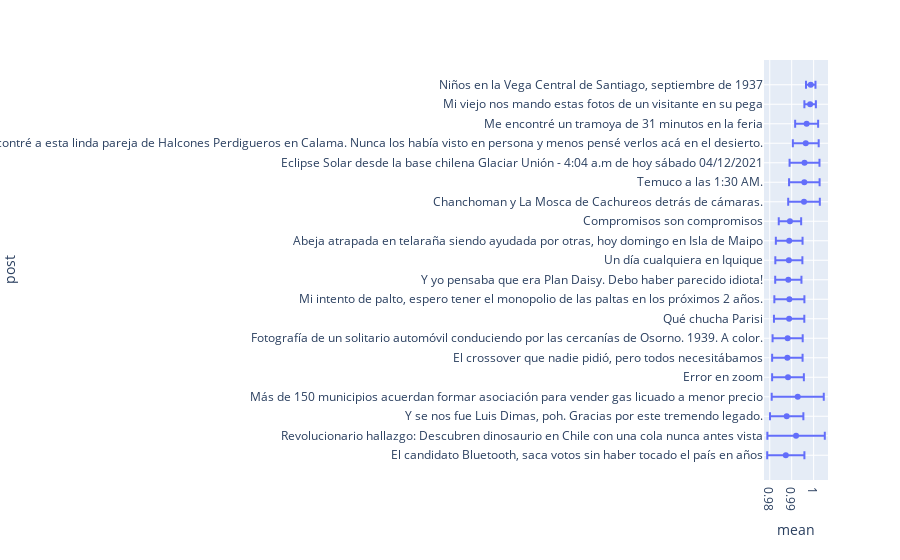

The code cell stored with this chart in its notebook:
### Markdown cell above
Llego la hora de visualizar los resultados obtenidos, para esto solo ejecute las siguientes celdas y observe lo que sucede :3. ¿Qué logra observar de los resultados?, ¿La solución resulta trivial?

En esta sección esperamos que solo comenten con lo que logran visualizar de los dataframes.

### Code cell
votos = votes[len(votes) - 1]
posteo = post[len(post) - 1]
print("lower bounds aproximados:")
posterior_mean, std_err = muSigmaConNumpy(votos)
lb = posterior_mean - std_err
print("\nTop 20 post ordenador por el limite inferior:\n")
order = np.argsort(-lb)
vote_post = {
    'Votos (+)': votos[order[:20], 0],
    'Votos (-)': votos[order[:20], 1],
    'Post': np.array(posteo)[order[:20]],
    'url': np.array(url[len(url) - 1])[order[:20]]
}
df1 = pd.DataFrame(data=vote_post)
ordered_post = df1.Post

r_order = order[::-1][-20:]
data_dic = {
    'mean': posterior_mean[r_order],
    'std_err': std_err[r_order],
    'post': ordered_post[::-1]
}
df2 = pd.DataFrame(data=data_dic)
fig = px.scatter(df2, x="mean", y="post", error_x="std_err")
fig.show()

### Figure 1 — Plotly figure (JSON) as saved in the notebook; plotly's stock layout.template omitted (floating-point values rounded to 4 significant figures)
{"data": [{"error_x": {"array": [0.008481, 0.01309, 0.007605, 0.01187, 0.007239, 0.006939, 0.006868, 0.006918, 0.006853, 0.00598, 0.006172, 0.006088, 0.00511, 0.007205, 0.006962, 0.006818, 0.005893, 0.005238, 0.002623, 0.00216]}, "hovertemplate": "mean=%{x}<br>post=%{y}<extra></extra>", "legendgroup": "", "marker": {"color": "#636efa", "symbol": "circle"}, "mode": "markers", "name": "", "orientation": "h", "showlegend": false, "type": "scatter", "x": [0.9873, 0.992, 0.9877, 0.9928, 0.9883, 0.988, 0.9881, 0.9888, 0.9889, 0.9885, 0.9887, 0.9889, 0.9892, 0.9956, 0.9958, 0.9959, 0.9964, 0.9968, 0.9984, 0.9987], "xaxis": "x", "y": ["El candidato Bluetooth, saca votos sin haber tocado el país en años", "Revolucionario hallazgo: Descubren dinosaurio en Chile con una cola nunca antes vista", "Y se nos fue Luis Dimas, poh. Gracias por este tremendo legado.", "Más de 150 municipios acuerdan formar asociación para vender gas licuado a menor precio", "Error en zoom", "El crossover que nadie pidió, pero todos necesitábamos", "Fotografía de un solitario automóvil conduciendo por las cercanías de Osorno. 1939. A color.", "Qué chucha Parisi", "Mi intento de palto, espero tener el monopolio de las paltas en los próximos 2 años.", "Y yo pensaba que era Plan Daisy. Debo haber parecido idiota!", "Un día cualquiera en Iquique", "Abeja atrapada en telaraña siendo ayudada por otras, hoy domingo en Isla de Maipo", "Compromisos son compromisos", "Chanchoman y La Mosca de Cachureos detrás de cámaras.", "Temuco a las 1:30 AM.", "Eclipse Solar desde la base chilena Glaciar Unión - 4:04 a.m de hoy sábado 04/12/2021", "Andando en bici me encontré a esta linda pareja de Halcones Perdigueros en Calama. Nunca los había visto en persona y menos pensé verlos acá en el desierto.", "Me encontré un tramoya de 31 minutos en la feria", "Mi viejo nos mando estas fotos de un visitante en su pega", "Niños en la Vega Central de Santiago, septiembre de 1937"], "yaxis": "y"}], "layout": {"legend": {"tracegroupgap": 0}, "margin": {"t": 60}, "xaxis": {"anchor": "y", "domain": [0, 1], "title": {"text": "mean"}}, "yaxis": {"anchor": "x", "domain": [0, 1], "title": {"text": "post"}}}}
